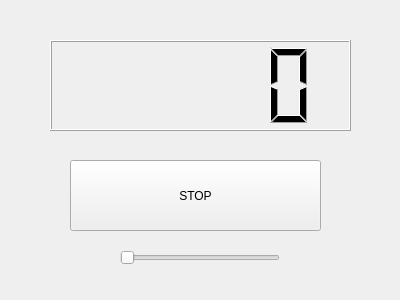
<?xml version="1.0" encoding="UTF-8"?>
<ui version="4.0">
 <class>Counter</class>
 <widget class="QWidget" name="Counter">
  <property name="geometry">
   <rect>
    <x>0</x>
    <y>0</y>
    <width>400</width>
    <height>300</height>
   </rect>
  </property>
  <property name="windowTitle">
   <string>Counter</string>
  </property>
  <widget class="QPushButton" name="button">
   <property name="geometry">
    <rect>
     <x>70</x>
     <y>160</y>
     <width>251</width>
     <height>71</height>
    </rect>
   </property>
   <property name="text">
    <string>STOP</string>
   </property>
  </widget>
  <widget class="QLCDNumber" name="lcdNumber">
   <property name="geometry">
    <rect>
     <x>50</x>
     <y>40</y>
     <width>301</width>
     <height>91</height>
    </rect>
   </property>
  </widget>
  <widget class="QSlider" name="cambiarPeriodo">
   <property name="geometry">
    <rect>
     <x>120</x>
     <y>250</y>
     <width>160</width>
     <height>16</height>
    </rect>
   </property>
   <property name="minimum">
    <number>1</number>
   </property>
   <property name="maximum">
    <number>1000</number>
   </property>
   <property name="orientation">
    <enum>Qt::Horizontal</enum>
   </property>
  </widget>
 </widget>
 <resources/>
 <connections/>
</ui>
